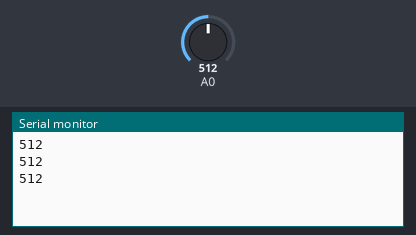
Simulated run of this sketch. Board: Arduino Uno, built with avr-gcc and run on an emulated ATmega328P. Shown: the last lines printed to the serial monitor. Inputs (shaded band) come from the test bench; at power-on: A0 = 512.

Above: at 1.3 s.
1.4 s: A0 set to 716
At 1.9 s:
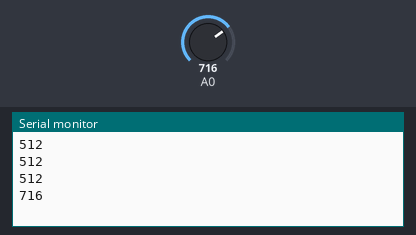
2.9 s: A0 set to 900
At 3.4 s:
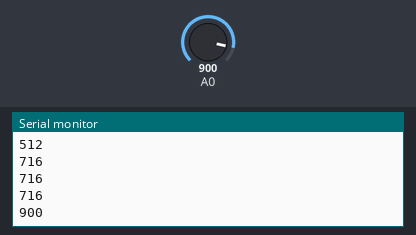
Timing chart, 0 to 5.9 s (numbered marks = the images above; inputs shaded):
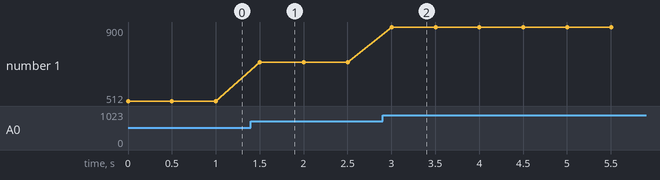

Measured:
- after the input at 1.4 s, the serial monitor: prints a new line after 0.10 s (image 1)
- after the input at 2.9 s, the serial monitor: prints a new line after 0.10 s (image 2)
- plotted number 1: 512 → 716 after the input at 1.4 s, 716 → 900 after the input at 2.9 s

The sketch:

cds_test.ino
```cpp
int cds;

void setup() {
  Serial.begin(9600);
}

void loop() {
  cds = analogRead(A0);
  Serial.println(cds);
  delay(500);
}
```
